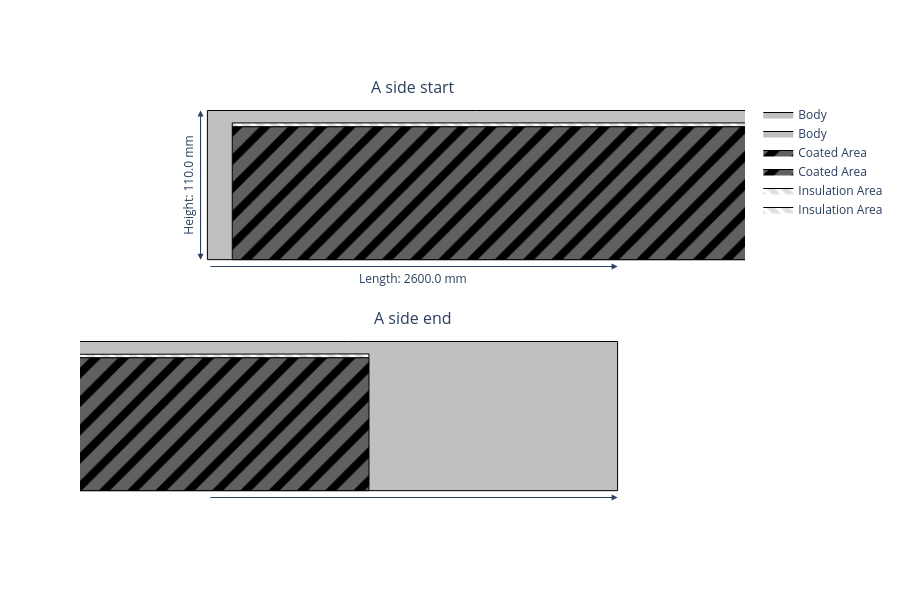

Here is the notebook cell this chart was saved with:
### Code cell
cathode_current_collector.get_a_side_view(width=900, height=600)

### Figure 1 — Plotly figure (JSON) as saved in the notebook; plotly's stock layout.template omitted (floating-point values rounded to 4 significant figures)
{"data": [{"fill": "toself", "fillcolor": "#C0C0C0", "line": {"color": "black", "width": 1}, "mode": "lines", "name": "Body", "type": "scatter", "x": [-1.3, -1.3, -1.3, 1.3, 1.3, 1.3, 1.3, 1.3, 1.3, -1.3], "xaxis": "x", "y": [-0.055, 0.055, 0.065, 0.065, 0.055, 0.065, 0.065, 0.055, -0.055, -0.055], "yaxis": "y"}, {"fill": "toself", "fillcolor": "#C0C0C0", "line": {"color": "black", "width": 1}, "mode": "lines", "name": "Body", "type": "scatter", "x": [-1.3, -1.3, -1.3, 1.3, 1.3, 1.3, 1.3, 1.3, 1.3, -1.3], "xaxis": "x2", "y": [-0.055, 0.055, 0.065, 0.065, 0.055, 0.065, 0.065, 0.055, -0.055, -0.055], "yaxis": "y2"}, {"fill": "toself", "fillcolor": "black", "fillpattern": {"fgcolor": "#C0C0C0", "shape": "/", "size": 20, "solidity": 0.6}, "line": {"color": "black", "width": 1}, "mode": "lines", "name": "Coated Area", "type": "scatter", "x": [-1.28, -1.28, -1.28, 1.1, 1.1, 1.1, -1.28], "xaxis": "x", "y": [-0.055, 0.052, 0.052, 0.052, 0.052, -0.055, -0.055], "yaxis": "y"}, {"fill": "toself", "fillcolor": "black", "fillpattern": {"fgcolor": "#C0C0C0", "shape": "/", "size": 20, "solidity": 0.6}, "line": {"color": "black", "width": 1}, "mode": "lines", "name": "Coated Area", "type": "scatter", "x": [-1.28, -1.28, -1.28, 1.1, 1.1, 1.1, -1.28], "xaxis": "x2", "y": [-0.055, 0.052, 0.052, 0.052, 0.052, -0.055, -0.055], "yaxis": "y2"}, {"fill": "toself", "fillcolor": "white", "fillpattern": {"fgcolor": "#C0C0C0", "shape": "\\", "size": 10, "solidity": 0.6}, "line": {"color": "black", "width": 1}, "mode": "lines", "name": "Insulation Area", "type": "scatter", "x": [-1.28, -1.28, 1.1, 1.1, -1.28], "xaxis": "x", "y": [0.052, 0.055, 0.055, 0.052, 0.052], "yaxis": "y"}, {"fill": "toself", "fillcolor": "white", "fillpattern": {"fgcolor": "#C0C0C0", "shape": "\\", "size": 10, "solidity": 0.6}, "line": {"color": "black", "width": 1}, "mode": "lines", "name": "Insulation Area", "type": "scatter", "x": [-1.28, -1.28, 1.1, 1.1, -1.28], "xaxis": "x2", "y": [0.052, 0.055, 0.055, 0.052, 0.052], "yaxis": "y2"}], "layout": {"annotations": [{"font": {"size": 16}, "showarrow": false, "text": "A side start", "x": 0.5, "xanchor": "center", "xref": "paper", "y": 1, "yanchor": "bottom", "yref": "paper"}, {"font": {"size": 16}, "showarrow": false, "text": "A side end", "x": 0.5, "xanchor": "center", "xref": "paper", "y": 0.45, "yanchor": "bottom", "yref": "paper"}, {"arrowhead": 2, "arrowsize": 1.2, "ax": -1.3, "axref": "x", "ay": -0.0605, "ayref": "y", "showarrow": true, "x": -0.97, "xref": "x", "y": -0.0605, "yref": "y"}, {"arrowhead": 2, "arrowsize": 1.2, "ax": -1.3, "axref": "x2", "ay": -0.0605, "ayref": "y2", "showarrow": true, "x": -0.97, "xref": "x2", "y": -0.0605, "yref": "y2"}, {"showarrow": false, "text": "Length: 2600.0 mm", "x": -1.135, "xref": "x", "y": -0.0605, "yref": "y", "yshift": -12}, {"showarrow": false, "text": "Length: 2600.0 mm", "x": -1.135, "xref": "x2", "y": -0.0605, "yref": "y2", "yshift": -12}, {"arrowhead": 2, "arrowsize": 1.2, "ax": 0.97, "axref": "x", "ay": -0.0605, "ayref": "y", "showarrow": true, "x": 1.3, "xref": "x", "y": -0.0605, "yref": "y"}, {"arrowhead": 2, "arrowsize": 1.2, "ax": 0.97, "axref": "x2", "ay": -0.0605, "ayref": "y2", "showarrow": true, "x": 1.3, "xref": "x2", "y": -0.0605, "yref": "y2"}, {"showarrow": false, "text": " ", "x": 1.135, "xref": "x", "y": -0.0605, "yref": "y", "yshift": -12}, {"showarrow": false, "text": " ", "x": 1.135, "xref": "x2", "y": -0.0605, "yref": "y2", "yshift": -12}, {"arrowhead": 2, "arrowsize": 1.2, "ax": -1.306, "axref": "x", "ay": -0.055, "ayref": "y", "showarrow": true, "x": -1.306, "xref": "x", "y": 0.065, "yref": "y"}, {"arrowhead": 2, "arrowsize": 1.2, "ax": -1.306, "axref": "x2", "ay": -0.055, "ayref": "y2", "showarrow": true, "x": -1.306, "xref": "x2", "y": 0.065, "yref": "y2"}, {"arrowhead": 2, "arrowsize": 1.2, "ax": -1.306, "axref": "x", "ay": 0.065, "ayref": "y", "showarrow": true, "x": -1.306, "xref": "x", "y": -0.055, "yref": "y"}, {"arrowhead": 2, "arrowsize": 1.2, "ax": -1.306, "axref": "x2", "ay": 0.065, "ayref": "y2", "showarrow": true, "x": -1.306, "xref": "x2", "y": -0.055, "yref": "y2"}, {"showarrow": false, "text": "Height: 110.0 mm", "textangle": -90, "x": -1.306, "xref": "x", "xshift": -12, "y": 0.005, "yref": "y"}, {"showarrow": false, "text": "Height: 110.0 mm", "textangle": -90, "x": -1.306, "xref": "x2", "xshift": -12, "y": 0.005, "yref": "y2"}], "height": 600, "paper_bgcolor": "white", "plot_bgcolor": "white", "width": 900, "xaxis": {"anchor": "y", "domain": [0, 1], "range": [-1.3, -0.97], "scaleanchor": "y", "showgrid": false, "showticklabels": false, "title": {"text": ""}, "zeroline": false}, "xaxis2": {"anchor": "y2", "domain": [0, 1], "range": [0.97, 1.3], "scaleanchor": "y2", "showgrid": false, "showticklabels": false, "title": {"text": ""}, "zeroline": false}, "yaxis": {"anchor": "x", "domain": [0.55, 1], "showgrid": false, "showticklabels": false, "title": {"text": ""}, "zeroline": false}, "yaxis2": {"anchor": "x2", "domain": [0, 0.45], "showgrid": false, "showticklabels": false, "title": {"text": ""}, "zeroline": false}}}
